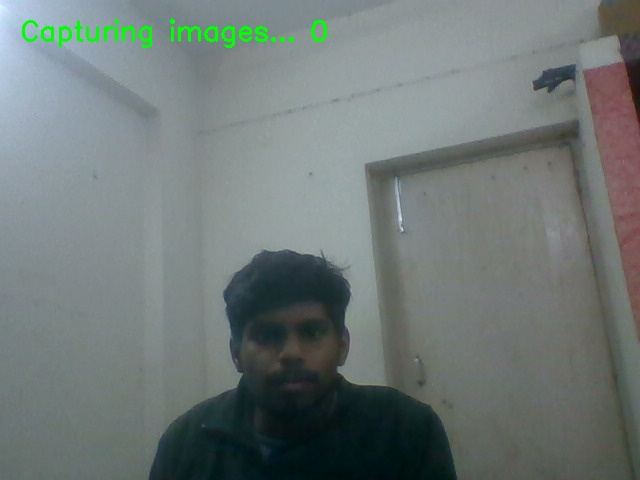
#> input picture dataset/Abhishek/0.jpg, 640 x 480 px; its folder holds only this picture in this run
$ python train_model_improved.py
#> lines starting #> are read from the running program, lines starting #| are printed output that depends on the picture
import cv2
import os
import numpy as np
from PIL import Image
import sys

# Fix encoding for Windows console
if sys.platform == 'win32':
    import io
    sys.stdout = io.TextIOWrapper(sys.stdout.buffer, encoding='utf-8', errors='replace')
    sys.stderr = io.TextIOWrapper(sys.stderr.buffer, encoding='utf-8', errors='replace')

dataset_path = "dataset"

# Load face cascade for detection
face_cascade = cv2.CascadeClassifier("haarcascade_frontalface_default.xml")

# ==========================================
# IMPROVED LBPH PARAMETERS
# ==========================================
# Better parameters for more accurate recognition
recognizer = cv2.face.LBPHFaceRecognizer_create(
    radius=2,        # Increased from default 1 - captures more texture
    neighbors=16,    # Increased from default 8 - more neighbors for better accuracy
    grid_x=8,        # Grid size for better feature extraction
    grid_y=8         # Grid size for better feature extraction
)

print("=" * 60)
print("IMPROVED MODEL TRAINING")
print("=" * 60)
print("Using enhanced LBPH parameters:")
print(f"  - Radius: 2 (more texture features)")
print(f"  - Neighbors: 16 (better accuracy)")
print(f"  - Grid: 8x8 (finer feature extraction)")
print("=" * 60)

faces = []
labels = []
label_map = {}
current_label = 0

def augment_image(img):
    """Create variations of images for better training"""
    augmented = [img]

    # Brightness variations (subtle)
    bright = cv2.convertScaleAbs(img, alpha=1.15, beta=10)
    dark = cv2.convertScaleAbs(img, alpha=0.85, beta=-10)
    augmented.extend([bright, dark])

    # Histogram equalization for better contrast
    equalized = cv2.equalizeHist(img)
    augmented.append(equalized)

    # Slight rotations (-3° and +3°)
    rows, cols = img.shape
    for angle in [-3, 3]:
        M = cv2.getRotationMatrix2D((cols/2, rows/2), angle, 1)
        rotated = cv2.warpAffine(img, M, (cols, rows), borderMode=cv2.BORDER_REPLICATE)
        augmented.append(rotated)

    return augmented

print("\nStarting model training with image augmentation...")
print("-" * 60)

# Read dataset
for person_name in sorted(os.listdir(dataset_path)):
    person_path = os.path.join(dataset_path, person_name)

    if not os.path.isdir(person_path):
        continue

    label_map[current_label] = person_name
    print(f"\n📁 Processing: {person_name} (Label: {current_label})")

    image_count = 0
    skipped_count = 0
    augmented_count = 0

    for image_name in os.listdir(person_path):
        # Skip non-image files
        if not image_name.lower().endswith(('.jpg', '.jpeg', '.png', '.bmp')):
            continue

        image_path = os.path.join(person_path, image_name)

        # Read image using OpenCV
        img = cv2.imread(image_path)
#> img is the input picture: shape (480, 640, 3); mean B, G, R 118.9, 120.6, 111.2

        if img is None:
            print(f"  ⚠️  Could not read: {image_name}")
            skipped_count += 1
            continue

        # Convert to grayscale
        gray = cv2.cvtColor(img, cv2.COLOR_BGR2GRAY)
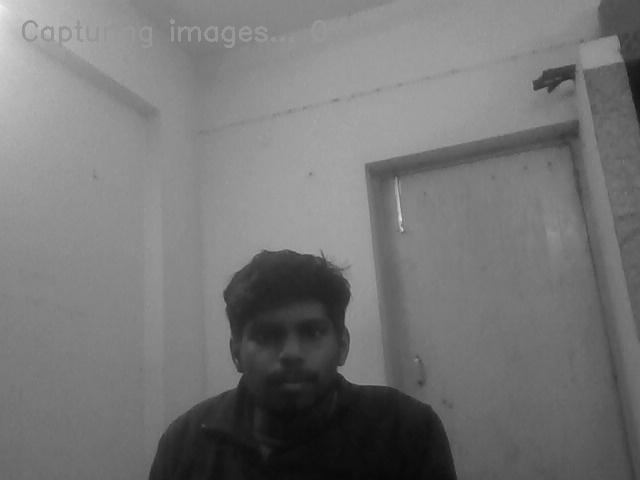
#> gray: shape (480, 640); min 7, max 240, mean 117.6

        # Detect faces in the image with stricter parameters
        detected_faces = face_cascade.detectMultiScale(
            gray,
            scaleFactor=1.2,   # More sensitive
            minNeighbors=5,
            minSize=(50, 50)
        )
#> detected_faces = [[236, 294, 110, 110]]

        # If face detected, use cropped face; otherwise use full image
        if len(detected_faces) > 0:
            # Use the largest detected face
            x, y, w, h = detected_faces[0]
#> x = 236; y = 294; w = 110; h = 110
            for (fx, fy, fw, fh) in detected_faces:
                if fw * fh > w * h:
                    x, y, w, h = fx, fy, fw, fh
#> this loop made 1 pass
#> after the loop, h = 110; w = 110; x = 236; y = 294

            # Crop face region
            face_img = gray[y:y+h, x:x+w]
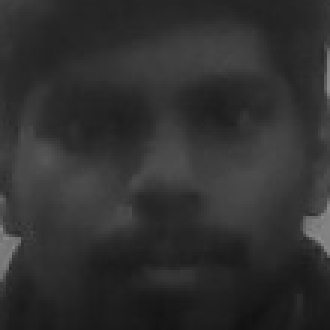
#> face_img: shape (110, 110) (shown 3 times larger); min 18, max 142, mean 48.1

            # Resize to consistent size
            face_img = cv2.resize(face_img, (200, 200))
#> face_img: shape (200, 200)

            # Original image
            faces.append(face_img)
            labels.append(current_label)
            image_count += 1

            # Create augmented versions for better training
            augmented_images = augment_image(face_img)
#> in augment_image, `bright = cv2.convertScaleAbs(img, alpha=1.15, beta=10)`:
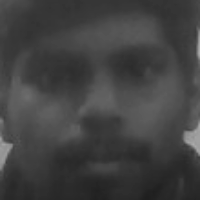
#> bright: shape (200, 200); min 31, max 172, mean 65.2
#> in augment_image, `dark = cv2.convertScaleAbs(img, alpha=0.85, beta=-10)`:
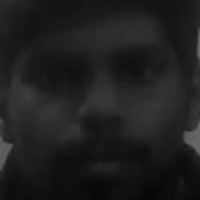
#> dark: shape (200, 200); min 5, max 110, mean 30.8
#> in augment_image, `equalized = cv2.equalizeHist(img)`:
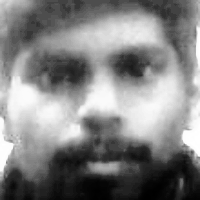
#> equalized: shape (200, 200); min 0, max 255, mean 130.3
#> after the loop in augment_image, `for angle in [-3, 3]:`: augmented = 6 items
#> augmented_images = 6 items

            # Add augmented images (skip first one as it's the original)
            for aug_img in augmented_images[1:]:
                faces.append(aug_img)
                labels.append(current_label)
                augmented_count += 1
#> this loop made 5 passes
#> after the loop, augmented_count = 5; faces = 6 items; labels = [0, 0, 0, 0, 0, 0]

        else:
            # If no face detected, skip this image with warning
            print(f"  ⚠️  No face detected in: {image_name} - SKIPPED")
            skipped_count += 1

    total_images = image_count + augmented_count
#> total_images = 6
    print(f"  ✅ Original images: {image_count}")
    print(f"  🔄 Augmented images: {augmented_count}")
#|   🔄 Augmented images: 5
    print(f"  📊 Total images for training: {total_images}")
#|   📊 Total images for training: 6

    if skipped_count > 0:
        print(f"  ⚠️  Skipped: {skipped_count} images")

    if image_count == 0:
        print(f"  ❌ ERROR: No valid images found for {person_name}!")
    else:
        current_label += 1
#> pass 2 of the loop `for person_name in sorted(os.listdir(dataset_path)):`:
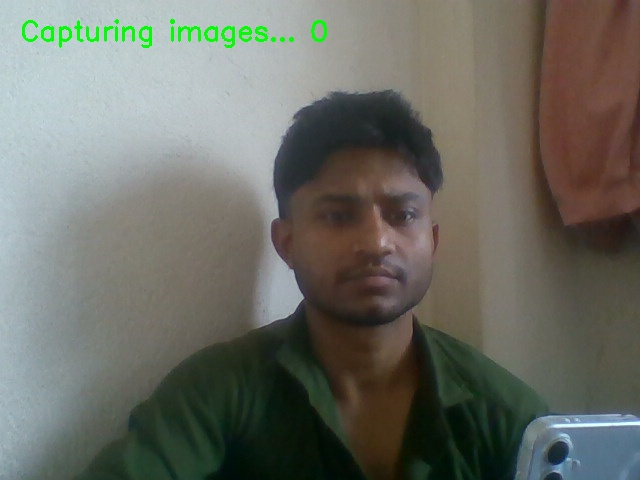
#> input picture dataset/Govind/0.jpg, 640 x 480 px
#> img is the input picture: shape (480, 640, 3); mean B, G, R 100.7, 109.1, 107.4
#> `gray = cv2.cvtColor(img, cv2.COLOR_BGR2GRAY)`:
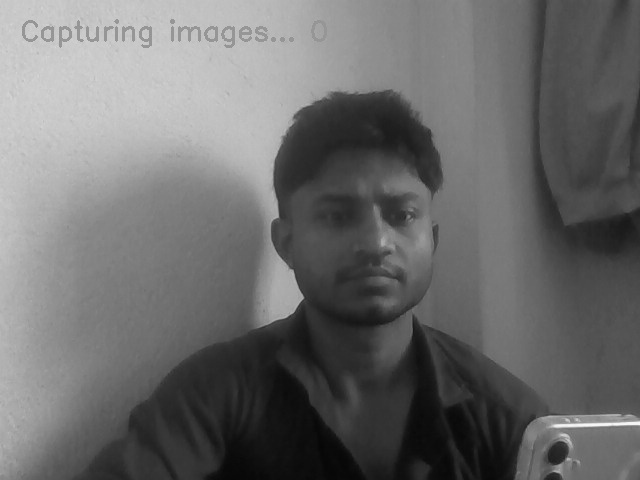
#> gray: shape (480, 640); min 6, max 248, mean 107.6
#> detected_faces = [[346, 358, 74, 74], [283, 152, 169, 169]]
#> `x, y, w, h = detected_faces[0]`: x = 346; y = 358; w = 74
#> the loop `for (fx, fy, fw, fh) in detected_faces:` made 2 passes
#> (fx, fy, fw, fh, x, y, w, h) on pass 2: (283, 152, 169, 169, 283, 152, 169, 169)
#> after the loop `for (fx, fy, fw, fh) in detected_faces:`: h = 169; x = 283; y = 152
#> the loop in augment_image (call 2), `for angle in [-3, 3]:` made 2 passes
#> pass 2, in augment_image (call 2), `rotated = cv2.warpAffine(img, M, (cols, rows), borderMode=cv2.BORDER_R..`:
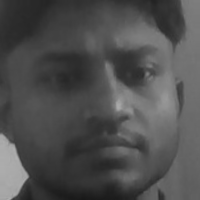
#> rotated: shape (200, 200); min 24, max 175, mean 79.2
#> the loop `for aug_img in augmented_images[1:]:` made 5 passes
#> after the loop `for aug_img in augmented_images[1:]:`: augmented_count = 5; faces = 12 items; labels = [0, 0, 0, 0, 0, 0, 1, 1, 1, 1, 1, 1]
#|   🔄 Augmented images: 5
#|   📊 Total images for training: 6

print("=" * 60)
print(f"\n📊 TRAINING SUMMARY:")
print(f"   Total persons registered: {len(label_map)}")
print(f"   Total images for training: {len(faces)}")
#|    Total images for training: 12
print("=" * 60)

if len(faces) == 0:
    print("\n❌ ERROR: No faces found in dataset! Cannot train model.")
    print("Please register students first using the registration feature.")
    sys.exit(1)

# Train model
print("\n🧠 Training model with improved parameters...")
print("This may take longer due to enhanced parameters and augmentation...")

try:
    recognizer.train(faces, np.array(labels))
    print("✅ Training completed successfully!")
except Exception as e:
    print(f"❌ ERROR during training: {str(e)}")
    sys.exit(1)

# Save trained model
try:
    recognizer.save("trainer.yml")
    print("✅ Model saved as: trainer.yml")
except Exception as e:
    print(f"❌ ERROR saving model: {str(e)}")
    sys.exit(1)

# Save labels
try:
    np.save("labels.npy", label_map)
    print("✅ Labels saved as: labels.npy")
except Exception as e:
    print(f"❌ ERROR saving labels: {str(e)}")
    sys.exit(1)

print("\n" + "=" * 60)
print("✅ MODEL TRAINING COMPLETE WITH IMPROVEMENTS")
print("=" * 60)
print(f"\n👥 Registered persons:")
for label, name in sorted(label_map.items()):
    print(f"     Label {label}: {name}")

# Verify files were created
print("\n🔍 Verifying model files...")
if os.path.exists("trainer.yml") and os.path.exists("labels.npy"):
    trainer_size = os.path.getsize("trainer.yml") / (1024 * 1024)  # MB
    print(f"✅ trainer.yml: {trainer_size:.2f} MB")
    print(f"✅ labels.npy: OK")
    print("\n" + "=" * 60)
    print("🎉 MODEL IS READY TO USE!")
    print("=" * 60)
    print("\nℹ️  Improvements applied:")
    print("   • Enhanced LBPH parameters for better accuracy")
    print("   • Image augmentation (brightness, rotation, equalization)")
    print("   • Stricter face detection")
    print("   • More training samples per person")
    print("\n💡 Next: Use the improved attendance recognition script")
    print("=" * 60)
else:
    print("\n❌ ERROR: Model files were not created successfully!")
    sys.exit(1)
